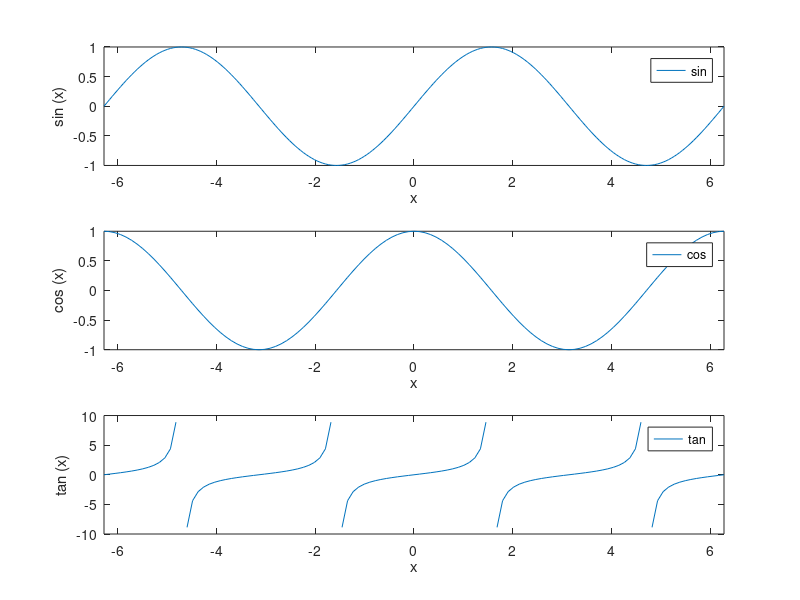

MATLAB code to generate this figure:


x=linspace(-2*pi,2*pi);

f=sin(x);
%plot(x,f);

%xlabel ("x");
%ylabel ("sin (x)");

%axis([-pi,pi, -1.2,1.2]);

subplot (3, 1, 1)
fplot (@sin, [-2*pi, 2*pi]);
xlabel ("x");
ylabel ("sin (x)");
subplot (3, 1, 2)
fplot (@cos, [-2*pi, 2*pi]);
xlabel ("x");
ylabel ("cos (x)");
subplot (3, 1, 3)
fplot (@tan, [-2*pi, 2*pi]);
axis([-2*pi,2*pi, -10,10]);

xlabel ("x");
ylabel ("tan (x)");